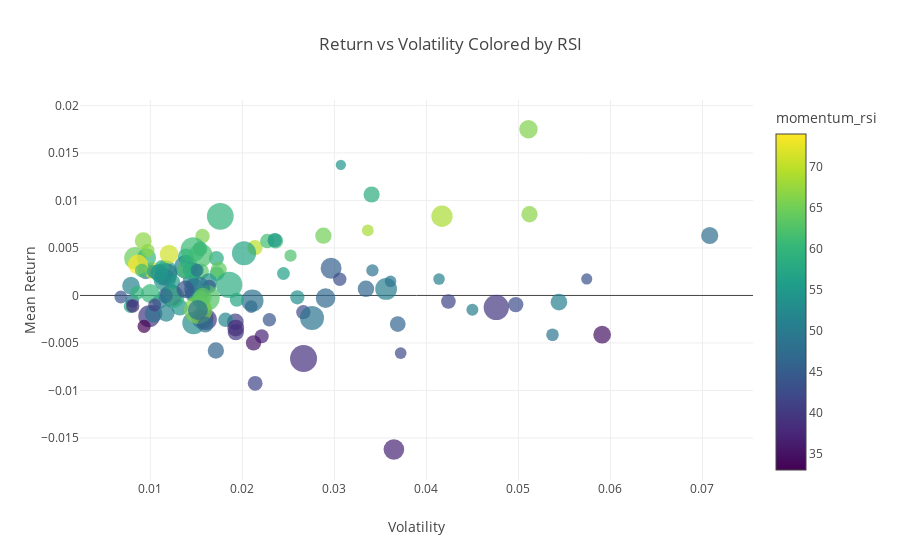

Notebook cell for this chart:
### Code cell
fig = px.scatter(df,
                 x='Volatility',
                 y='Mean_Return',
                 color='momentum_rsi',  # Use a continuous color scale
                 size='trend_ema_fast',
                 hover_data=['Month', 'Ticker'],
                 color_continuous_scale='Viridis',
                 title='Return vs Volatility Colored by RSI')

fig.update_layout(xaxis_title='Volatility', yaxis_title='Mean Return')
fig.show()
